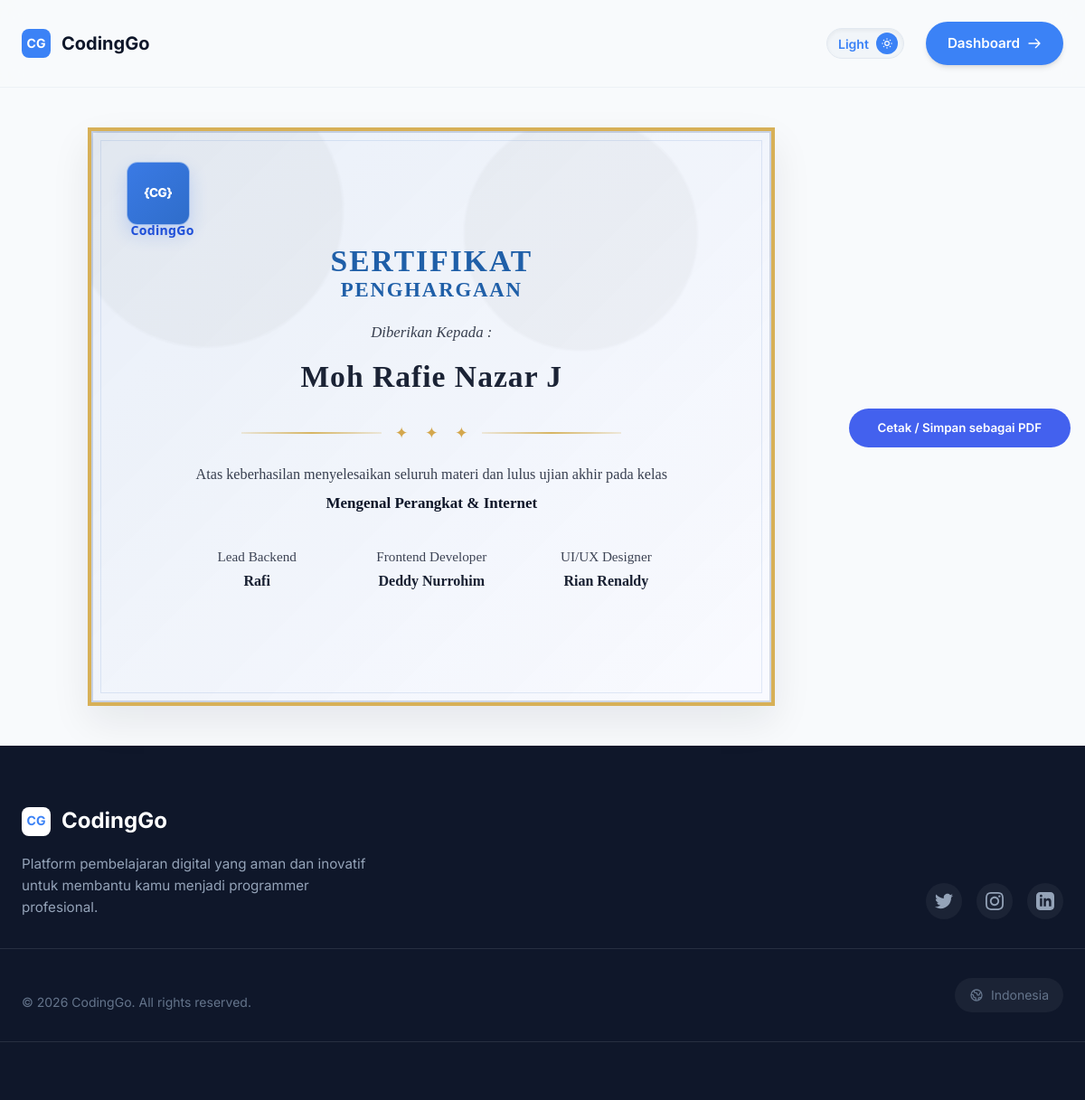
/index.php?page=certificate_view&code=CGO-30EE73-43 (signed in), run on the app's committed database.
### tables this page shows
CREATE TABLE `certificates` (
  `id` int NOT NULL,
  `certificate_code` varchar(50) NOT NULL,
  `user_id` int NOT NULL,
  `course_id` int NOT NULL,
  `issued_at` timestamp NULL DEFAULT CURRENT_TIMESTAMP
);

CREATE TABLE `users` (
  `id` int NOT NULL,
  `google_id` varchar(100) DEFAULT NULL,
  `name` varchar(100) NOT NULL,
  `email` varchar(100) NOT NULL,
  `password` varchar(255) DEFAULT NULL,
  `picture` varchar(255) DEFAULT NULL,
  `birth_date` date DEFAULT NULL,
  `category` enum('SD','SMP','SMA','Umum') DEFAULT NULL,
  `role` enum('user','admin') DEFAULT 'user',
  `xp_points` int DEFAULT '0',
  `streak_days` int DEFAULT '0',
  `total_badges` int DEFAULT '0',
  `profile_title` varchar(100) DEFAULT 'Novice Coder',
  `profile_color` varchar(20) DEFAULT '#4361ee',
  `last_login` datetime DEFAULT NULL,
  `created_at` timestamp NULL DEFAULT CURRENT_TIMESTAMP,
  `allowed_categories` varchar(255) DEFAULT NULL
);

CREATE TABLE `courses` (
  `id` int NOT NULL,
  `title` varchar(150) NOT NULL,
  `category` enum('SD','SMP','SMA','Umum') NOT NULL,
  `description` text,
  `thumbnail` varchar(255) DEFAULT NULL,
  `theme_color` varchar(10) DEFAULT '#4361ee',
  `created_by` int DEFAULT NULL,
  `created_at` timestamp NULL DEFAULT CURRENT_TIMESTAMP
);

### pages/certificate_view.php (the view, shortened to what this page needs)
<?php
require_once 'config/db.php';
$code = $_GET['code'] ?? '';
$stmt = $pdo->prepare("SELECT cert.*, c.title as course_title, c.category, u.name as user_name
                       FROM certificates cert
                       JOIN courses c ON cert.course_id = c.id
                       JOIN users u ON cert.user_id = u.id
                       WHERE cert.certificate_code = ?");
$stmt->execute([$code]);
$cert = $stmt->fetch();
?>
<div id="certificate-page-root" style="min-height: 80vh; display:flex; align-items:center; justify-content:center; padding: 2rem 1rem; background: var(--bg-main, #f8fafc);">
    <?php if (!$cert): ?>
        <div style="text-align:center;">
            <h2 style="color: var(--text-main, #0f172a);">Sertifikat tidak ditemukan</h2>
            <p style="color: var(--text-muted, #64748b);">Kode sertifikat tidak valid atau sudah tidak berlaku.</p>
        </div>
    <?php else: ?>
        <div class="cert-wrap">
            <div class="cert-box" id="cert-box">
                <div class="brand-mark">
                    <span>{CG}</span>
                </div>
                <div class="brand-text">CodingGo</div>
                <h1 class="cert-title">
                    SERTIFIKAT
                    <span>PENGHARGAAN</span>
                </h1>
                <div class="cert-subtitle">Diberikan Kepada :</div>
                <div class="cert-name"><?php echo htmlspecialchars($cert['user_name']); ?></div>
                <div class="gold-divider">
                    <span class="line-left"></span>
                    <span class="star">✦</span>
                    <span class="star">✦</span>
                    <span class="star">✦</span>
                    <span class="line-right"></span>
                </div>
                <p class="cert-body">
                    Atas keberhasilan menyelesaikan seluruh materi dan lulus ujian akhir pada kelas
                    <strong><?php echo htmlspecialchars($cert['course_title']); ?></strong>
                </p>
                <div class="signature-row">
                    <div class="sig-box">
                        <span>Lead Backend</span>
                        <strong>Rafi</strong>
                    </div>
                    <div class="sig-box">
                        <span>Frontend Developer</span>
                        <strong>Deddy Nurrohim</strong>
                    </div>
                    <div class="sig-box">
                        <span>UI/UX Designer</span>
                        <strong>Rian Renaldy</strong>
                    </div>
                </div>
            </div>
        </div>
        <div class="no-print" style="text-align:center; margin-top:1.5rem;">
            <button onclick="window.print()" style="background:#4361ee; color:#fff; border:none; padding:0.85rem 2rem; border-radius:999px; font-weight:600; cursor:pointer;">Cetak / Simpan sebagai PDF</button>
        </div>
    <?php endif; ?>
</div>

### src/css/index.css (style rules this page uses)
:root { --primary: #3b82f6; --primary-hover: #2563eb; --secondary: #8b5cf6; --bg-main: #f8fafc; --bg-card: #ffffff; --text-main: #0f172a; --text-muted: #64748b; --dark-bg: #0f172a; --border: #e2e8f0; --radius-sm: 8px; --radius-md: 12px; --radius-lg: 24px; --radius-full: 9999px; --shadow-sm: 0 1px 2px 0 rgb(0 0 0 / 0.05); --shadow-md: 0 4px 6px -1px rgb(0 0 0 / 0.1), 0 2px 4px -2px rgb(0 0 0 / 0.1); --shadow-lg: 0 10px 15px -3px rgb(0 0 0 / 0.1), 0 4px 6px -4px rgb(0 0 0 / 0.1); --shadow-glow: 0 0 20px rgba(59, 130, 246, 0.3); }
* { margin: 0; padding: 0; box-sizing: border-box; }
body { font-family: 'Inter', sans-serif; background-color: var(--bg-main); color: var(--text-main); line-height: 1.6; overflow-x: hidden; }
button { font-family: inherit; cursor: pointer; border: none; background: none; }
h1, h2, h3, h4, h5, h6 { line-height: 1.2; font-weight: 700; letter-spacing: -0.02em; }
h1 { font-size: 3.5rem; margin-bottom: 1.5rem; color: var(--text-main); }
p { color: var(--text-muted); }

### data on the page
certificates: user.name "Moh Rafie Nazar J", course.title "Mengenal Perangkat & Internet"
